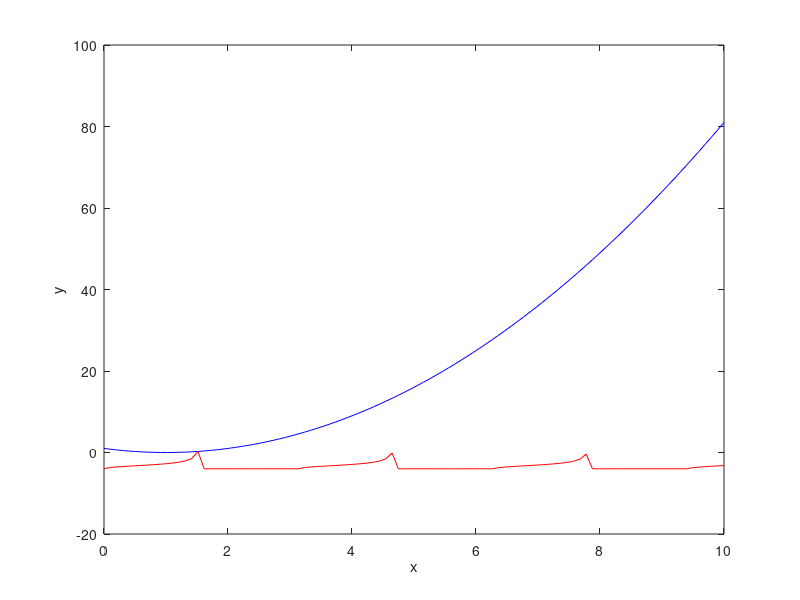

This figure's MATLAB source:
%{
Writer: Akshay S Tharval
1st draft: Sept 27, 2015
Last modified: Sept 27, 2015

Subject: Assignment2 Q6
 %}

clear all % Clear stored variables
clc % Clear the screen
close all % Close all previously created plots

%Assuming the initial values of x and y (here x1 and x2)
x1 = 0;
x2 = 0;
x1x2 = [x1;x2];
% Defining a Jacobian matrix
Jn = zeros(2,2);
% Initial value of Iterations:
iter = 1;
% Setting a while loop for max no of iterations:
err = 10;

while err>(10^(-6))
    f1 = x1x2(2)-(x1x2(1)-1)^2;
    f2 = (x1x2(2)+4)^2 - tan(x1x2(1));
    F = [f1;f2];
    % Defining the Jacobian by manual calculations
    Jn(1,1) = -2*(x1x2(1)-1);
    Jn(1,2) = 1.0;
    Jn(2,1) = -(sec(x1x2(1))^2);
    Jn(2,2) = 2*(x1x2(2)+4);
    % Difference value of x and y
    dx = inv(Jn)*F;
    % Calculating the error
    err = F'*F;
    % Next values of x and y
    x1x2 = x1x2 - dx;
    %Displaying the iteration and the value of x and y
    disp(iter)
    disp('The value of x and y for the above mentioned iteration is')
    disp(x1x2)
    %Incrementing the value of iteration number
    iter = iter + 1;
end
disp('No of iterations required:')
disp(iter-1)
disp('Final value of x and y which satisfies the equations above:')
disp(x1x2)

% For plotting
x1 = linspace(0,10);
z = sqrt(tan(x1))-4;
x2 = (x1-1).^2;
figure
plot(x1,x2,'b', x1, z,'r');
xlabel('x')
ylabel('y')

